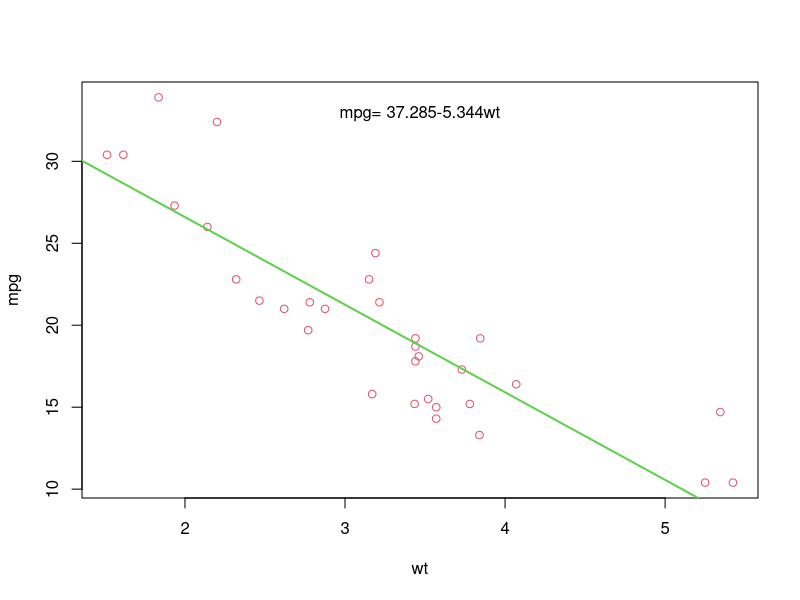

Write R code to recreate this figure.
print(mtcars)
plot(mpg~wt,data=mtcars,col=2)

#Linear Regression
fit=lm(mpg~wt,data=mtcars)
summary(fit)

abline(fit,col=3,lwd=2)
bs=round(coef(fit),3)
print(bs)

lmlab=paste0("mpg= ",bs[1],ifelse(sign(bs[2])==1,"+","-"),abs(bs[2]),"wt")
mtext(lmlab,3,line=-2)

#Multiple Regression
input=mtcars[,c("mpg","disp","hp","wt")]
head(input)

model=lm(mpg~disp+hp+wt,data=input)
print(model)

cat("#### The coefficient values ####","\n")
mpg=coef(model)[1]
disp=coef(model)[2]
hp=coef(model)[3]
wt=coef(model)[4]
print(mpg)
print(disp)
print(hp)
print(wt)